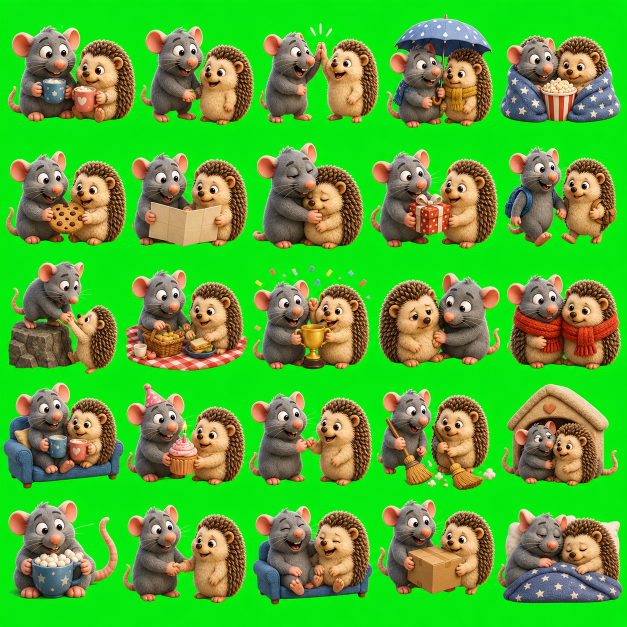
#> input picture assets/stickers/source_grids/duos/plush_3d/friendship/duos_plush_3d_friendship_grid_001.png, 1254 x 1254 px (shown at 1/2 size)
$ python slice_sticker_grid.py --grid ../../assets/stickers/source_grids/duos/plush_3d/friendship/duos_plush_3d_friendship_grid_001.png --out out --prefix ../../assets/stickers/source_grids/duos/plush_3d/friendship/duos_plush_3d_friendship_grid_001.png
#> lines starting #> are read from the running program, lines starting #| are printed output that depends on the picture; after the words box and inside, x2 and y2 are one past the last pixel; in counts of white or black regions, pixels touching at a corner belong together
from __future__ import annotations

import argparse
from pathlib import Path
from typing import Any

import numpy as np


def parse_args() -> argparse.Namespace:
    parser = argparse.ArgumentParser(description="Slice a sticker grid into individual stickers.")
    parser.add_argument("--grid", required=True, type=Path, help="Source 5x5 grid image.")
    parser.add_argument("--out", required=True, type=Path, help="Output directory.")
    parser.add_argument("--prefix", required=True, help="Output file prefix.")
    parser.add_argument("--rows", type=int, default=5)
    parser.add_argument("--cols", type=int, default=5)
    parser.add_argument("--start-index", type=int, default=1, help="First output sticker index.")
    parser.add_argument("--padding", type=int, default=42, help="Padding on final 512x512 canvas.")
    parser.add_argument("--format", choices=["png", "webp"], default="png")
    parser.add_argument("--key", default="00ff00", help="Chroma key color as RRGGBB.")
    parser.add_argument("--tolerance", type=int, default=48)
    parser.add_argument("--edge-contract", type=int, default=1, help="Shrink alpha edge to remove key fringe.")
    parser.add_argument(
        "--mode",
        choices=["object", "grid"],
        default="object",
        help="Use object-aware connected-component slicing or legacy equal grid slicing.",
    )
    parser.add_argument("--min-component-area", type=int, default=8)
    parser.add_argument("--component-margin", type=int, default=10)
    return parser.parse_args()


def import_pillow():
    try:
        from PIL import Image
    except ImportError as exc:
        raise SystemExit("Pillow is required: python -m pip install Pillow") from exc
    return Image


def import_cv2():
    try:
        import cv2
    except ImportError as exc:
        raise SystemExit("OpenCV is required for object-aware slicing: python -m pip install opencv-python") from exc
    return cv2


def parse_hex_color(value: str) -> tuple[int, int, int]:
    clean = value.strip().lstrip("#")
    if len(clean) != 6:
        raise SystemExit("--key must be a 6-digit hex color, for example 00ff00")
    return tuple(int(clean[index : index + 2], 16) for index in (0, 2, 4))


# [18 lines left out: function remove_chroma_key, not called in this run]


def foreground_mask(image, key: tuple[int, int, int], tolerance: int) -> np.ndarray:
#> called with key = (0, 255, 0), tolerance = 48
    rgba = np.asarray(image.convert("RGBA"), dtype=np.int16)
    r = rgba[:, :, 0]
    g = rgba[:, :, 1]
    b = rgba[:, :, 2]
    a = rgba[:, :, 3]
#> a: shape (1254, 1254) int16; every value is 255
    distance = np.abs(r - key[0]) + np.abs(g - key[1]) + np.abs(b - key[2])
    key_dominance = g - np.maximum(r, b)
    green_screen_like = (
        ((g >= 120) & (r <= 130) & (b <= 130) & (key_dominance >= 55))
        | ((g >= 165) & (key_dominance >= 35))
    )
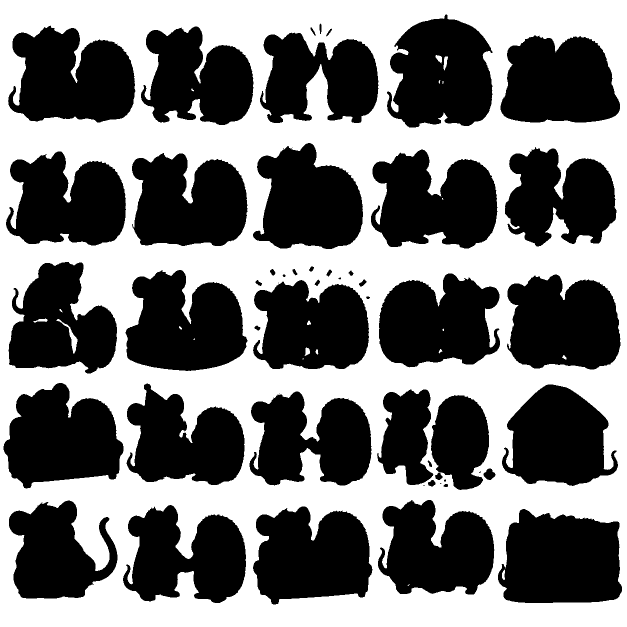
#> green_screen_like: shape (1254, 1254) bool (shown at 1/2 size); 47% white; 23 white regions (10 under 20 px), largest, box (x1, y1, x2, y2) and area: (0, 0, 1254, 1254) 738222, (113, 638, 155, 708) 514, (887, 113, 896, 141) 151
    return (a > 0) & ~(distance <= tolerance) & ~green_screen_like


def contract_alpha(image, pixels: int):
    if pixels <= 0:
        return image
    try:
        from PIL import ImageFilter
    except ImportError as exc:
        raise SystemExit("Pillow is required: python -m pip install Pillow") from exc

    alpha = image.getchannel("A")
    for _ in range(pixels):
        alpha = alpha.filter(ImageFilter.MinFilter(3))
    image.putalpha(alpha)
    return image


def fit_to_canvas(image, size: int, padding: int):
    bbox = image.getbbox()
    if bbox:
        image = image.crop(bbox)

    max_side = max(image.size)
    target = max(1, size - (padding * 2))
    scale = target / max_side
    new_size = (max(1, round(image.width * scale)), max(1, round(image.height * scale)))
    resampling = getattr(import_pillow(), "Resampling", None)
    filter_mode = resampling.LANCZOS if resampling else import_pillow().LANCZOS
    image = image.resize(new_size, filter_mode)

    canvas = import_pillow().new("RGBA", (size, size), (0, 0, 0, 0))
    offset = ((size - image.width) // 2, (size - image.height) // 2)
    canvas.alpha_composite(image, offset)
    return canvas


def _cell_index_for_centroid(
    centroid: tuple[float, float],
    width: int,
    height: int,
    rows: int,
    cols: int,
) -> int:
    x, y = centroid
    col = min(cols - 1, max(0, int(x * cols / width)))
    row = min(rows - 1, max(0, int(y * rows / height)))
    return (row * cols) + col


def _component_labels_by_cell(
    mask: np.ndarray,
    rows: int,
    cols: int,
    min_component_area: int,
) -> tuple[np.ndarray, list[list[int]]]:
#> called with rows = 5, cols = 5, min_component_area = 8
    cv2 = import_cv2()
    count, labels, stats, centroids = cv2.connectedComponentsWithStats(
        mask.astype("uint8"),
        8,
    )
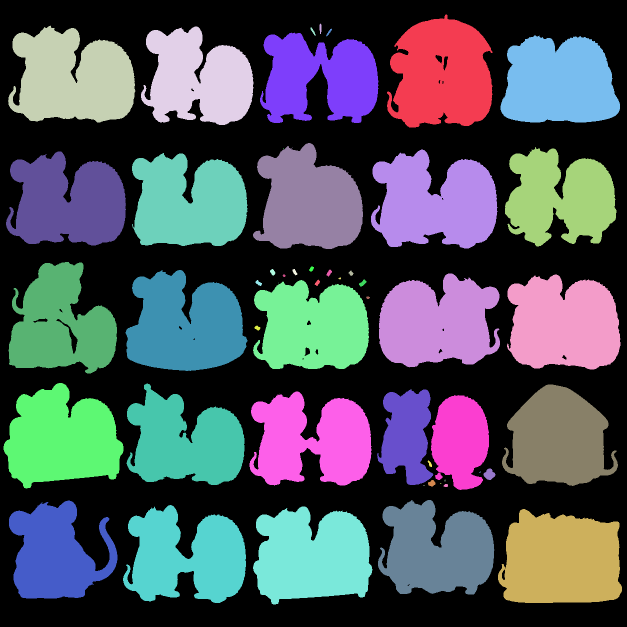
#> labels: shape (1254, 1254) int32 (shown at 1/2 size); 57 distinct labels, from 0 to 56; one colour per label, 0 black
#> count = 57; stats = 57 rows, first 6: [0, 0, 1254, 1254, 739651], [774, 29, 211, 226, 36158], [639, 47, 4, 21, 68], [16, 51, 255, 194, 36492], [282, 53, 225, 197, 30643], [621, 55, 10, 17, 61]; centroids = 57 pairs, first value 84 to 1127.2, second value 56.49 to 1120.3
    labels_by_cell: list[list[int]] = [[] for _ in range(rows * cols)]
    height, width = mask.shape
#> height = 1254; width = 1254
    for label in range(1, count):
        area = int(stats[label, cv2.CC_STAT_AREA])
        if area < min_component_area:
            continue
        cell_index = _cell_index_for_centroid(
            (float(centroids[label][0]), float(centroids[label][1])),
            width,
            height,
            rows,
            cols,
        )
        labels_by_cell[cell_index].append(label)
#> this loop made 56 passes
#> (area, cell_index) on passes 1, 2, 3, 4, 5, 6, 7, 8, 9, 11, 13, 14: (36158, 3), (68, 2), (36492, 0), (30643, 1), (61, 2), (59, 2), (29498, 2), (33735, 4), (33250, 7), (30608, 9), (35844, 8), (33290, 5)
    return labels, labels_by_cell


# [6 lines left out: function _proportional_cell_box, not called in this run]


def _transparent_crop_from_mask(
    source_rgba: np.ndarray,
    mask: np.ndarray,
    margin: int,
):
    Image = import_pillow()
    ys, xs = np.nonzero(mask)
    if len(xs) == 0 or len(ys) == 0:
        return None
    left = max(0, int(xs.min()) - margin)
    upper = max(0, int(ys.min()) - margin)
    right = min(mask.shape[1], int(xs.max()) + margin + 1)
    lower = min(mask.shape[0], int(ys.max()) + margin + 1)
    cropped_mask = mask[upper:lower, left:right]
    cropped = source_rgba[upper:lower, left:right].copy()
    cropped[~cropped_mask] = (0, 0, 0, 0)
    cropped[cropped_mask, 3] = 255
    return Image.fromarray(cropped, "RGBA")


def slice_grid_object_aware(
    source: Any,
    *,
    rows: int,
    cols: int,
    key: tuple[int, int, int],
    tolerance: int,
    edge_contract: int,
    padding: int,
    min_component_area: int = 8,
    component_margin: int = 10,
) -> list[Any]:
    source = source.convert("RGBA")
    mask = foreground_mask(source, key, tolerance)
    labels, labels_by_cell = _component_labels_by_cell(mask, rows, cols, min_component_area)
#> labels_by_cell = 25 items, first 6: [3], [4], [2, 5, 6, 7], [1], [8], [14]
    source_rgba = np.asarray(source, dtype=np.uint8)
    stickers = []

    for row in range(rows):
        for col in range(cols):
            cell_index = (row * cols) + col
            label_ids = labels_by_cell[cell_index]
            if label_ids:
                cell_mask = np.isin(labels, label_ids)
                sticker = _transparent_crop_from_mask(source_rgba, cell_mask, component_margin)
            else:
                left, upper, right, lower = _proportional_cell_box(
                    source.width,
                    source.height,
                    rows,
                    cols,
                    row,
                    col,
                )
                sticker = remove_chroma_key(source.crop((left, upper, right, lower)), key, tolerance)

            if sticker is None:
                sticker = import_pillow().new("RGBA", (1, 1), (0, 0, 0, 0))
            sticker = contract_alpha(sticker, edge_contract)
            stickers.append(fit_to_canvas(sticker, 512, padding))
#> this loop made 5 passes
#> pass 1, in _transparent_crop_from_mask, `cropped = source_rgba[upper:lower, left:right].copy()`:
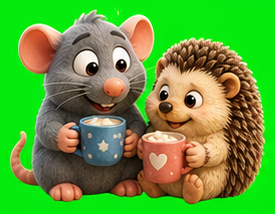
#> cropped: shape (214, 275, 4); mean R, G, B, A 94.4, 157.8, 57.8, 255
#> pass 1, in fit_to_canvas, `image = image.crop(bbox)`:
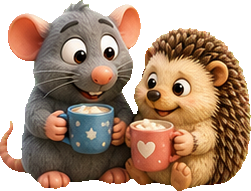
#> image: PIL image 251x191 RGBA; mean R, G, B, A 111.4, 84.3, 63.4, 186.8; transparent parts drawn white
#> after the loop:
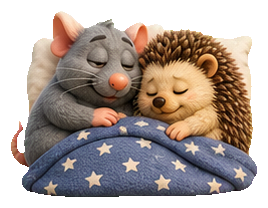
#> sticker: PIL image 268x208 RGBA; mean R, G, B, A 91.4, 78.9, 71.8, 171; transparent parts drawn white
#> after the loop, stickers = 25 items

    return stickers


# [26 lines left out: function slice_grid_equal, not called in this run]


def main() -> None:
    args = parse_args()
    Image = import_pillow()
    key = parse_hex_color(args.key)
    args.out.mkdir(parents=True, exist_ok=True)

    source = Image.open(args.grid).convert("RGBA")
    if args.start_index < 1:
        raise SystemExit("--start-index must be 1 or greater")

    index = args.start_index
    if args.mode == "object":
        stickers = slice_grid_object_aware(
            source,
            rows=args.rows,
            cols=args.cols,
            key=key,
            tolerance=args.tolerance,
            edge_contract=args.edge_contract,
            padding=args.padding,
            min_component_area=args.min_component_area,
            component_margin=args.component_margin,
        )
#> stickers = 25 items
    else:
        stickers = slice_grid_equal(
            source,
            rows=args.rows,
            cols=args.cols,
            key=key,
            tolerance=args.tolerance,
            edge_contract=args.edge_contract,
            padding=args.padding,
        )

    for sticker in stickers:
        output = args.out / f"{args.prefix}_{index:03d}.{args.format}"
        if args.format == "webp":
            sticker.save(output, "WEBP", lossless=True, quality=100)
        else:
            sticker.save(output, "PNG")
        index += 1
#> this loop made 25 passes
#> pass 1, in main, `sticker.save(output, "PNG")`:
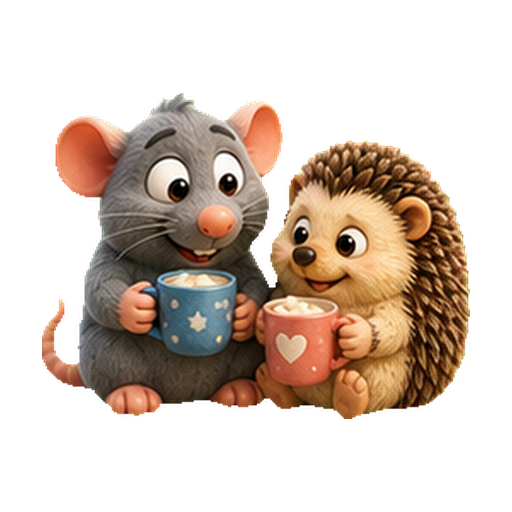
#> saved as duos_plush_3d_friendship_grid_001.png_001.png: PIL image 512x512 RGBA; mean R, G, B, A 59.7, 44.8, 33.7, 99.4; transparent parts drawn white
#> pass 2, in main, `sticker.save(output, "PNG")`:
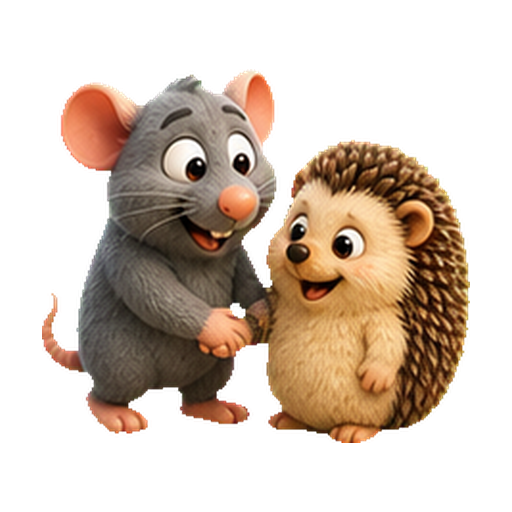
#> saved as duos_plush_3d_friendship_grid_001.png_002.png: PIL image 512x512 RGBA; mean R, G, B, A 64.5, 48.4, 35.1, 104.4; transparent parts drawn white
#> after the loop, index = 26

    print(f"Saved {len(stickers)} stickers to {args.out}")
#| Saved 25 stickers to out


if __name__ == "__main__":
    main()
